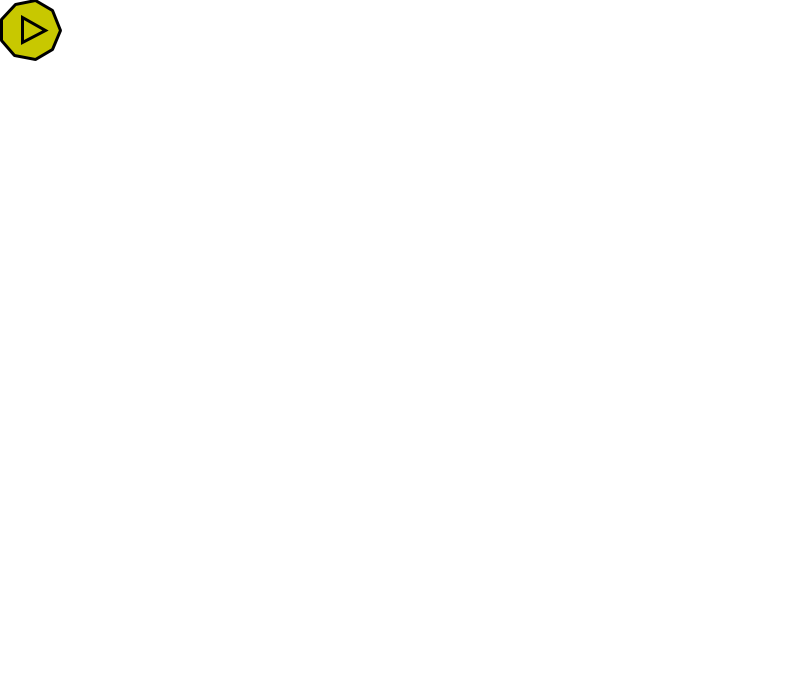
Frame 1 (no input)
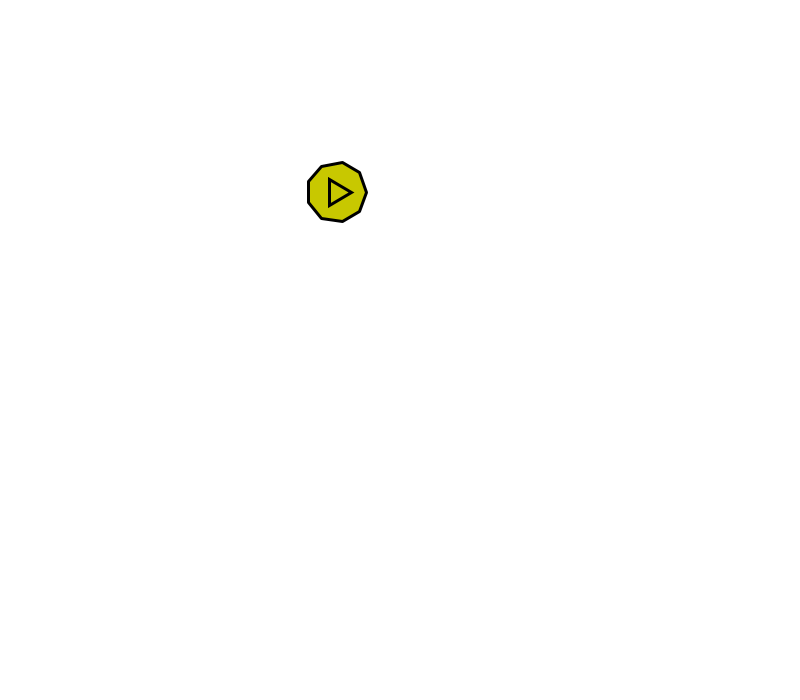
Frame 60 (the mouse pressed at the canvas centre just before this capture)
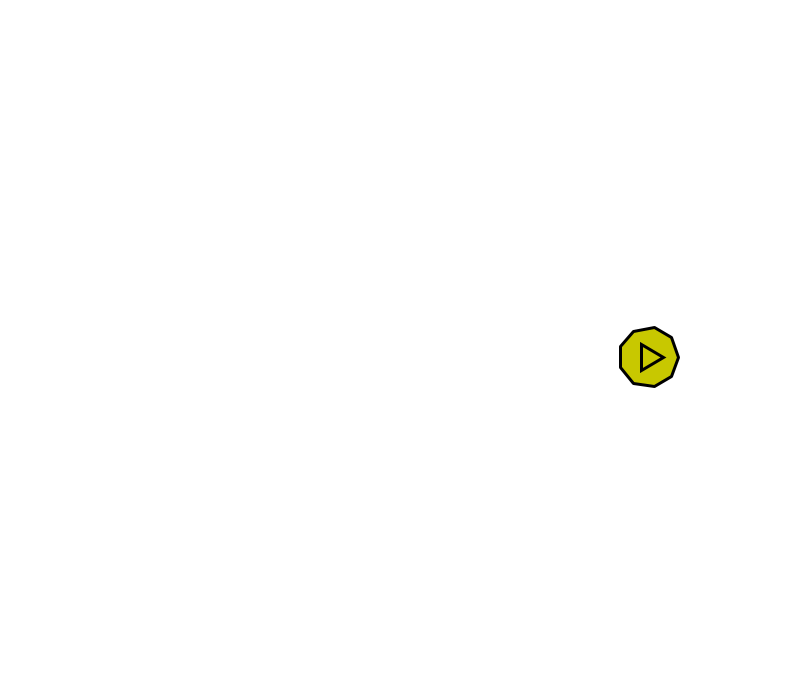
Frame 120 (the mouse held since frame 60 and released just before this capture)

The Processing sketch that drew these frames (run headless with seeded random() and noise(); from frame 60 on, the mouse is pressed at the canvas centre):

// Processing sketch: sketch_03f_DEMO_Part
// ── sketch_03f_DEMO_Part.pde
float x,y;
float speedX=5.2,speedY=2.75;
float radius=30;
void setup(){
  size(800,700);
  x=radius;
  y=radius;
  
}

void draw(){
  
  background(255);
   
  polygon(radius,9,2,color(200,200,0));
  polygon(radius/2 ,3,2,color(200,200,0));
  //rect(x,y,10,10);
  
  //speedY=speedY+1;
  x=x+speedX;
  y=y+speedY;
  checkCollisions();
}

void checkCollisions(){
  
  if(x + radius > width || x<=radius){
    speedX = -speedX;
  }
  if(y + radius > height || y<=radius){
    speedY = -speedY;
  }
}

// ── polygon.pde
void polygon(float radius,int sides, float strokeWt, color fillCol) {
  float theta=0;
  float rotAmount = TWO_PI/sides;
  float x2,y2;
  strokeWeight(3);
  fill(fillCol);
  beginShape();
  for(int i=0 ; i < sides;i+=1){
    x2 = x + cos(theta)*radius ;
    y2 = y + sin(theta)*radius ;
    vertex(x2,y2);
    theta += rotAmount; 
  }
   endShape(CLOSE);
}
